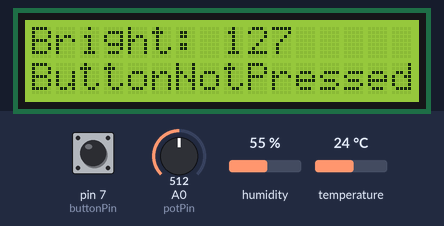
Recording of a sketch running on a simulated Arduino Uno, built with avr-gcc and run on an emulated ATmega328P. Shown: 16×2 character LCD. The inputs (shaded band) are chosen by the test bench; at power-on: pin 7 (buttonPin) HIGH, A0 (potPin) = 512, humidity 55 %, temperature 24 °C. What the sketch prints to the serial monitor is not drawn.

Above: at 1.2 s.
1.3 s: pin 7 (buttonPin) pulled LOW for 0.75 s
At 2.2 s:
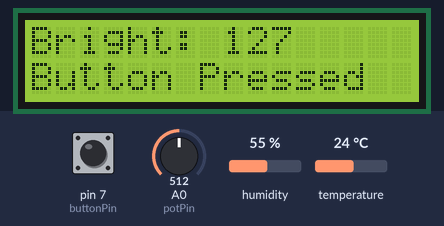
3.9 s: A0 (potPin) set to 716
At 5.0 s:
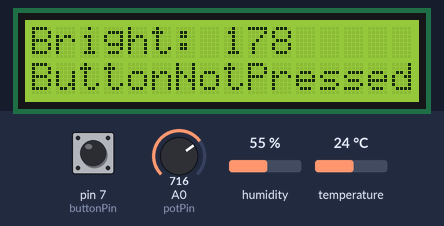
5.7 s: pin 7 (buttonPin) pulled LOW for 1 s
At 6.7 s:
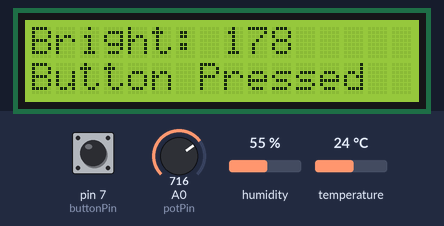
8.8 s: A0 (potPin) set to 900
At 9.8 s:
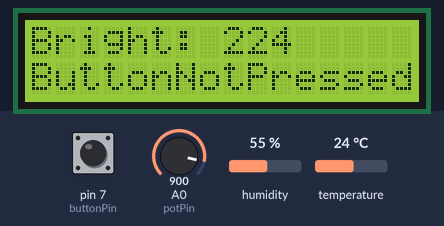
10.6 s: A0 (potPin) set to 1023
At 11.5 s:
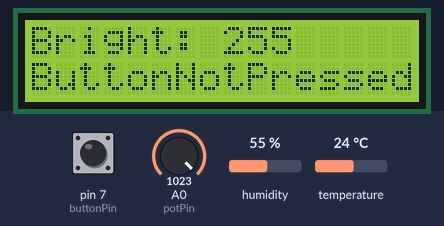
12.4 s: pin 7 (buttonPin) driven LOW
At 13.2 s:
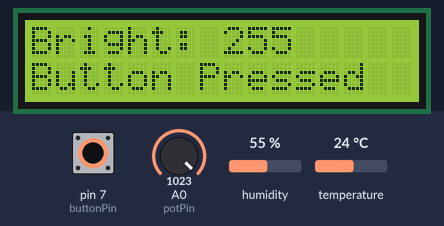
Timing chart, 0 to 15.3 s (numbered marks = the images above; inputs shaded):
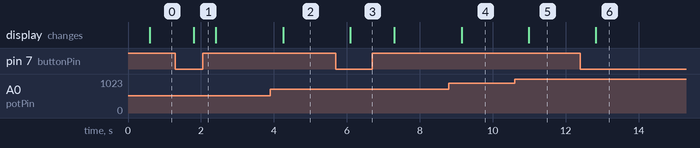

The sketch:

Hands_On_Quiz_Review_Sketch.ino
```cpp
#include <DHT.h>
#include <DHT_U.h>
#include <LiquidCrystal.h>
#define DHTTYPE DHT11
#define DHTpin 8
DHT dht(DHTpin, DHTTYPE);

const int rs = 12, e = 11, d4 = 5, d5 = 4, d6 = 3, d7 = 2;
LiquidCrystal lcd (12, 11, 5, 4, 3, 2);

int ledPin = 8;
int buttonPin = 7;
int buttonPin2 = 6;
int potPin = A0;

void setup() {
  pinMode(ledPin, OUTPUT);
  pinMode(buttonPin, INPUT_PULLUP);

  lcd.begin(16, 2);
  Serial.begin(9600);
}

void loop() {
  delay(500);
  float h=dht.readHumidity();
  float t=dht.readTemperature();
  float f=dht.readTemperature(true);

  Serial.print("Humidity: ");
  Serial.print(h);
  Serial.print("% Temperature: ");
  Serial.print(t);
  Serial.print("°C");
  Serial.print(f);
  Serial.println("°F");

  int potValue = analogRead(potPin);
  int brightness = map(potValue, 0, 1023, 0, 255);
  analogWrite(ledPin, brightness);

  lcd.setCursor(0, 0);
  lcd.print("Bright: ");
  lcd.print(brightness);

  lcd.setCursor(0, 1);
  if (digitalRead(buttonPin) == LOW) {
    lcd.print("Button Pressed  ");
  } else {
    lcd.setCursor(0, 1);
    lcd.print("ButtonNotPressed: ");
  }

  Serial.println(potValue);

  delay(100);
}
```

Measured:
- after the input at 1.3 s, the display: changes after 0.50 s (image 1)
- after the input at 3.9 s, the display: changes after 0.35 s (image 2)
- after the input at 5.7 s, the display: changes after 0.39 s (image 3)
- after the input at 8.8 s, the display: changes after 0.35 s (image 4)
- after the input at 10.6 s, the display: changes after 0.39 s (image 5)
- after the input at 12.4 s, the display: changes after 0.43 s (image 6)
